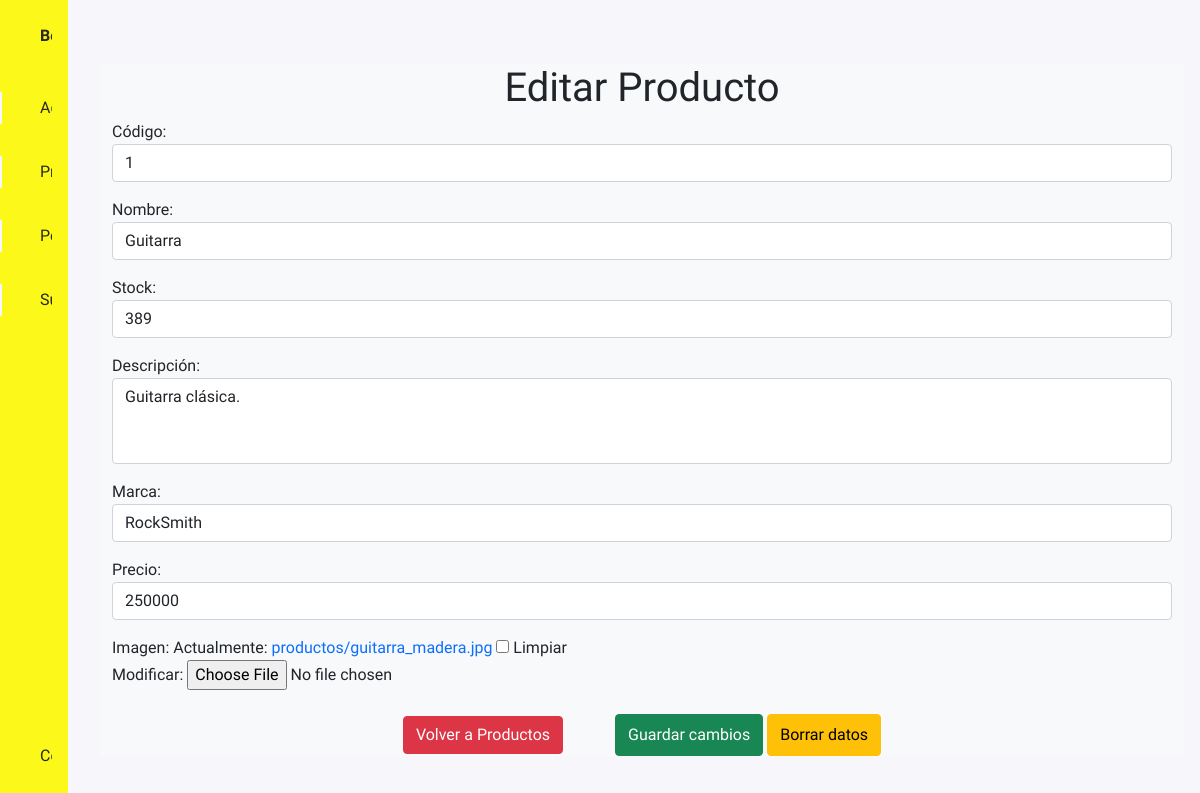
The app's page /bodega/productos/1/edit (signed in), older data.
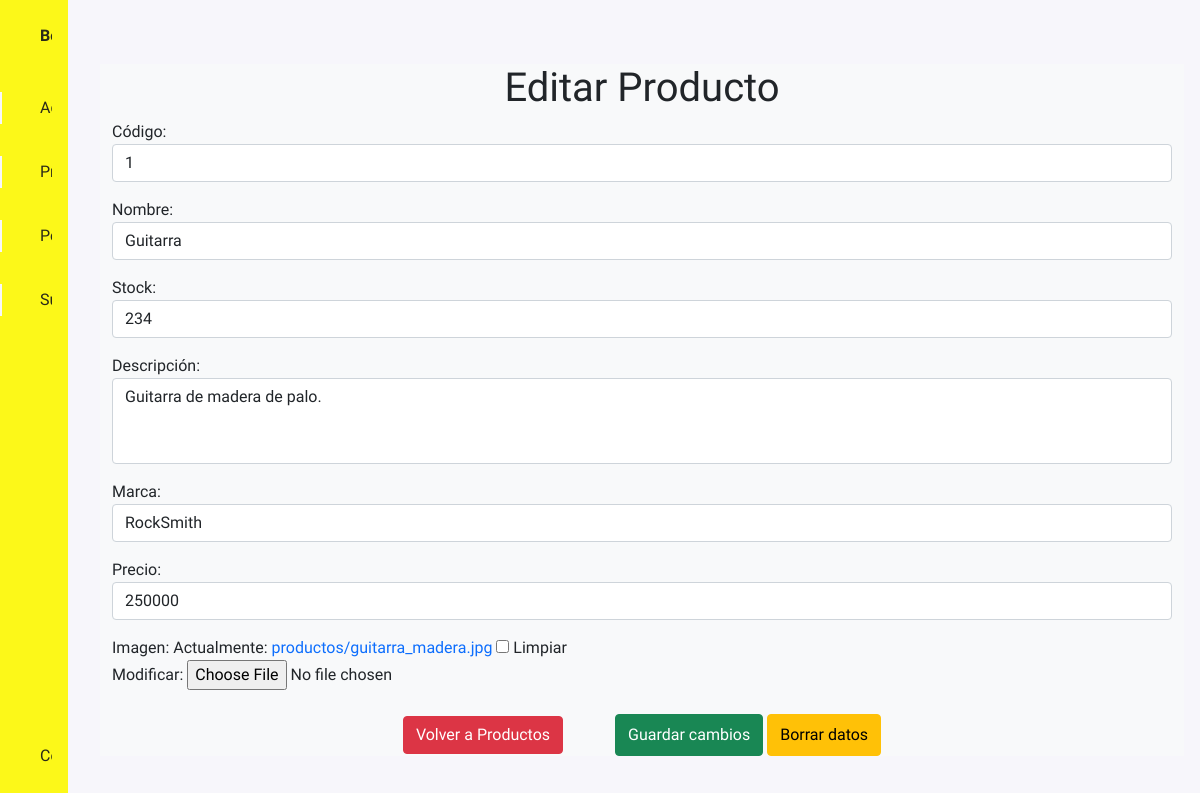
The same page, newer data.
### bodega/models.py (models this page shows, shortened)
class Producto(models.Model):
    codigo = models.IntegerField(primary_key=True, null=False, unique=True, verbose_name='Codigo')
    nombre = models.CharField(max_length=50, null=False, verbose_name='Nombre')
    stock = models.IntegerField(null=False, default=0, verbose_name='Stock')
    descripcion = models.CharField(max_length=400, verbose_name='Descripción')
    marca = models.CharField(max_length=80, verbose_name='Marca')
    precio = models.IntegerField(null=False, default=0, verbose_name='Precio')
    imagen = models.ImageField(null=True, blank=True, upload_to='productos/', verbose_name='Imagen')
    fecha_creacion = models.DateTimeField(auto_now_add=True, verbose_name='Fecha de Creación')
    class Meta:
        verbose_name='producto'
        verbose_name_plural='productos'
        ordering=['codigo']

### bodega/views.py (the view, shortened to what this page needs)
# urls.py: path('bodega/productos/<int:codigo>/edit', productos_edit, name="productos_edit"),
@login_required
def productos_edit(request, codigo):
    try:
        producto = Producto.objects.get(codigo=codigo)
        if producto:
            form = ProductoForm(instance = producto)
        else:
            return redirect(reverse('productos_list') + "?FAIL")
        return render(request,'core/producto/producto_edit.html',{'form':form})
    except:
        return redirect(reverse('productos_list') + "?FAIL")

### bodega/templates/core/producto/producto_edit.html (shortened to what this page needs)
{% extends 'core/base.html' %}
{% load static %}
{% block content %}
<div class="container mt-4 mb-4">
    <div class="row">
        <h1 class="text-center">Editar Producto</h1>
        <form action="" method="POST" enctype="multipart/form-data">
            {{ form.as_p }}
            <div class="text-center mt-4">
                <a href="{% url 'productos_list' %}" class="btn btn-danger me-5">Volver a Productos</a>
                <input type="submit" class="btn btn-success btn-block py-2" id="edit" value="Guardar cambios">
                <input type="reset" class="btn btn-warning btn-block py-2" id="clear" value="Borrar datos">
            </div>
        </form>
    </div>
</div>
{% endblock %}

Row changes from the older to the newer data that the page shows:
changed Producto "Guitarra": stock "389" → "234"; descripcion "Guitarra clásica." → "Guitarra de madera de palo."
